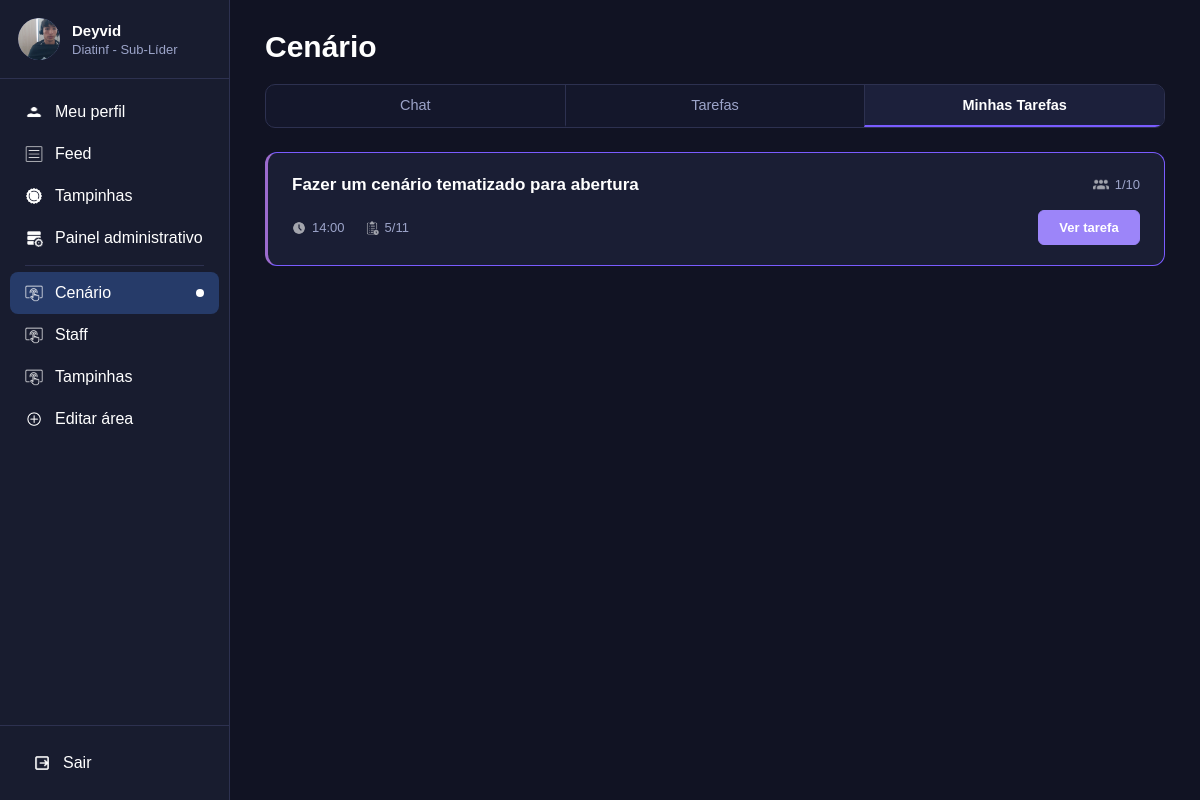
The page /area/Cenário/minhas-tarefas/ (signed in) on the database its author committed.
### usuarios/models.py (models this page shows, shortened)
class Usuario(models.Model):
    nome=models.CharField(max_length=100, blank=True, default="")
    matricula=models.CharField(max_length=20, unique=True)
    senha=models.CharField(max_length=255)
    diretoria=models.CharField(max_length=50)
    areas=models.TextField()
    aprovado=models.BooleanField(default=True)
    sub_lider=models.BooleanField(default=False)
    sublider_de=models.CharField(max_length=50, null=True, blank=True)
    doacao_tampinhas=models.FloatField(default=0)
    foto=models.ImageField(upload_to="perfis/", null=True, blank=True)
    bio=models.TextField(blank=True, default="")
    def nome_exibicao(self):
        if self.nome and self.nome.strip():
            return self.nome.strip()
        return self.matricula
    def eh_administrador(self):
        mat = (self.matricula or "").strip().lower()
        diret = (self.diretoria or "").strip().lower()
        return mat == "admin" or diret in ["líder", "lider", "líder geral", "lider geral"]
    def tem_acesso_painel(self):
        return self.eh_administrador() or self.sub_lider
    def get_areas_list(self):
        if self.areas:
            return [a.strip() for a in self.areas.split(",") if a.strip()]
        return []
    def get_areas_ordenadas(self):
        areas = self.get_areas_list()
        if self.sub_lider and self.sublider_de and self.sublider_de in areas:
            areas = [self.sublider_de] + [a for a in areas if a != self.sublider_de]
        return areas
    def get_areas_sidebar(self):
        if self.eh_administrador():
            return ["Cenário", "Staff", "Dança", "Figurino", "Sonoplastia", "Tampinhas", "Roteiro"]
        return self.get_areas_ordenadas()
    def tem_acesso_area(self, area):
        if self.eh_administrador():
            return True
        if self.sub_lider and self.sublider_de == area:
            return True
        return area in self.get_areas_list()

class Tarefa(models.Model):
    TIPO_CHOICES = [("fixa","Rápida"),("prolongada","Prolongada")]
    titulo=models.CharField(max_length=200)
    tipo=models.CharField(max_length=20, choices=TIPO_CHOICES, default="fixa")
    area=models.CharField(max_length=50, blank=True)
    data=models.DateField(null=True, blank=True)
    horario=models.TimeField(null=True, blank=True)
    data_inicio=models.DateField(null=True, blank=True)
    data_fim=models.DateField(null=True, blank=True)
    descricao=models.TextField(blank=True)
    limite_participantes=models.IntegerField(default=2)
    imagem=models.ImageField(upload_to="tarefas/", null=True, blank=True)
    encerrada=models.BooleanField(default=False)
    concluida=models.BooleanField(default=False)
    criada_por=models.ForeignKey(Usuario, on_delete=models.CASCADE, related_name="tarefas_criadas")
    criada_em=models.DateTimeField(auto_now_add=True)
    def participacoes_validas(self):
        return self.participacoes.exclude(usuario_id=self.criada_por_id)
    def total_participantes(self):
        return self.participacoes_validas().count()

### usuarios/views.py (the view, shortened to what this page needs)
# urls.py: path("minhas-tarefas/", views.minhas_tarefas, name="minhas_tarefas_padrao"),
def minhas_tarefas(request, nome_area=None, id_tarefa=None):
    usuario = usuario_logado(request)
    if usuario is None:
        return redirect("login")
    if not nome_area:
        areas = usuario.get_areas_sidebar()
        if areas:
            return redirect_autenticado(request, "minhas_tarefas", nome_area=areas[0])
        return redirect_autenticado(request, "feed")
    if not usuario.tem_acesso_area(nome_area):
        return redirect_autenticado(request, "feed")
    todas = Tarefa.objects.filter(
        Q(participacoes__usuario=usuario) | Q(criada_por=usuario)
    ).filter(area=nome_area).distinct().order_by("-criada_em")
    ids_concluidos = set(ConclusaoTarefa.objects.filter(
        usuario=usuario
    ).values_list("tarefa_id", flat=True))
    tarefas = []             # em andamento
    tarefas_finalizadas = [] # concluídas por mim ou encerradas
    for t in todas:
        if t.encerrada or (t.id in ids_concluidos and not t.eh_criador(usuario)):
            tarefas_finalizadas.append(t)
        else:
            tarefas.append(t)
    tarefa_selecionada = None
    aba_ativa = request.GET.get("aba", "detalhes")
    observacoes = []
    conclusao = None
    conclusoes_tarefa = None
    ja_concluiu = False
    eh_criador = False
    area_ativa = nome_area
    primeira_area = nome_area
    return render(request, "minhas_tarefas.html", {
        "usuario": usuario,
        "tarefas": tarefas,
        "tarefas_finalizadas": tarefas_finalizadas,
        "tarefa_selecionada": tarefa_selecionada,
        "eh_criador": eh_criador,
        "aba_ativa": aba_ativa,
        "observacoes": observacoes,
        "conclusao": conclusao,
        "conclusoes_tarefa": conclusoes_tarefa,
        "ja_concluiu": ja_concluiu,
        "area_ativa": area_ativa,
        "primeira_area": primeira_area,
    })

### usuarios/templates/minhas_tarefas.html (shortened to what this page needs)
{% load static %}
<!DOCTYPE html>
<html lang="pt-br">
<head>
    <link rel="stylesheet" href="{% static 'css/base.css' %}">
    <link rel="stylesheet" href="{% static 'css/area.css' %}">
    <link rel="stylesheet" href="{% static 'css/minhas_tarefas.css' %}">
</head>
<body>
{% include "_sidebar.html" with area_ativa=area_ativa %}
<main class="conteudo">
    <div class="container-pagina">
        <div class="titulo-pagina">
            <h1>{{ area_ativa }}</h1>
        </div>
        <div class="abas">
            <a href="{% url 'chat_area' area_ativa %}{% if user_token %}?_user_token={{ user_token|urlencode }}{% endif %}" class="aba">Chat</a>
            <a href="{% url 'pagina_area' area_ativa %}{% if user_token %}?_user_token={{ user_token|urlencode }}{% endif %}" class="aba">Tarefas</a>
            {% if not usuario.eh_administrador %}
            <a href="{% url 'minhas_tarefas' area_ativa %}{% if user_token %}?_user_token={{ user_token|urlencode }}{% endif %}" class="aba ativa">Minhas Tarefas</a>
            {% endif %}
        </div>
        {% if not tarefa_selecionada %}
        <div class="lista-tarefas-area">
            {% for tarefa in tarefas %}
            <div class="tarefa-card-area card-participando {% if tarefa.criada_por == usuario %}card-criador{% endif %}">
                <div class="tarefa-topo">
                    <h3 class="tarefa-titulo">{{ tarefa.titulo }}</h3>
                    <div class="tarefa-vagas">
                        <img src="{% static 'imgs/icone-equipe.png' %}" alt="">
                        <span>{{ tarefa.total_participantes }}/{{ tarefa.limite_participantes }}</span>
                    </div>
                </div>
                <div class="tarefa-detalhes">
                    {% if tarefa.tipo == "fixa" %}
                        {% if tarefa.horario %}<span class="detalhe-item"><img src="{% static 'imgs/icone-relogio.png' %}" alt="">{{ tarefa.horario|time:"H:i" }}</span>{% endif %}
                        {% if tarefa.data %}<span class="detalhe-item"><img src="{% static 'imgs/icone-calendario.png' %}" alt="">{{ tarefa.data|date:"j/n" }}</span>{% endif %}
                    {% else %}
                        {% if tarefa.data_inicio %}<span class="detalhe-item"><img src="{% static 'imgs/icone-calendario.png' %}" alt="">{{ tarefa.data_inicio|date:"j/n" }}{% if tarefa.data_fim %} - {{ tarefa.data_fim|date:"j/n" }}{% endif %}</span>{% endif %}
                    {% endif %}
                    <div class="tarefa-acao">
                        <a href="{% url 'minhas_tarefas_detalhe' area_ativa tarefa.id %}{% if user_token %}?_user_token={{ user_token|urlencode }}{% endif %}" class="btn-ver-tarefa">Ver tarefa</a>
                    </div>
                </div>
            </div>
            {% empty %}
            <p class="sem-itens">Você ainda não está participando de nenhuma tarefa.</p>
            {% endfor %}
        </div>
        {% endif %}
    </div>
</main>
</body>
</html>

### usuarios/templates/_sidebar.html (shortened to what this page needs)
{% load static %}
<aside class="sidebar">
    <div>
        <a href="{% url 'meu_perfil' %}{% if user_token %}?_user_token={{ user_token|urlencode }}{% endif %}" class="usuario {% if pagina_ativa == 'perfil' %}usuario-ativo{% endif %}" title="Acessar meu perfil">
            <div class="avatar">
                {% if usuario.foto and usuario.foto.name %}
                    <img src="{{ usuario.foto.url }}" alt="{{ usuario.nome_exibicao }}" class="avatar-foto-img">
                {% else %}
                    {{ usuario.inicial_perfil }}
                {% endif %}
            </div>
            <div class="dados-usuario">
                <h3>{{ usuario.nome_exibicao }}</h3>
                <p>{{ usuario.diretoria }} - {% if usuario.eh_administrador %}Líder{% elif usuario.sub_lider %}Sub-Líder{% else %}Membro{% endif %}</p>
            </div>
        </a>
        <nav class="menu">
            <a href="{% url 'meu_perfil' %}{% if user_token %}?_user_token={{ user_token|urlencode }}{% endif %}" class="{% if pagina_ativa == 'perfil' %}ativo{% endif %}">
                <img src="{% static 'imgs/icone-usuario.png' %}" alt="Perfil">
                <span>Meu perfil</span>
            </a>
            <a href="{% url 'feed' %}{% if user_token %}?_user_token={{ user_token|urlencode }}{% endif %}" class="{% if pagina_ativa == 'feed' %}ativo{% endif %}">
                <img src="{% static 'imgs/icone-feed.png' %}" alt="Feed">
                <span>Feed</span>
            </a>
            <a href="{% url 'tampinhas' %}{% if user_token %}?_user_token={{ user_token|urlencode }}{% endif %}" class="{% if pagina_ativa == 'tampinhas' %}ativo{% endif %}">
                <img src="{% static 'imgs/icone-tampinhas.png' %}" alt="Tampinhas">
                <span>Tampinhas</span>
            </a>
            {% if usuario.tem_acesso_painel %}
                <a href="{% url 'painel_administrativo' %}{% if user_token %}?_user_token={{ user_token|urlencode }}{% endif %}" class="{% if pagina_ativa == 'painel' %}ativo{% endif %}">
                    <img src="{% static 'imgs/icone-painel.png' %}" alt="Painel">
                    <span class="texto-painel">Painel administrativo</span>
                </a>
            {% endif %}
            <div class="menu-separador"></div>
            {% for area in usuario.get_areas_sidebar %}
                <a href="{% url 'chat_area' area %}{% if user_token %}?_user_token={{ user_token|urlencode }}{% endif %}" class="{% if area_ativa == area %}ativo{% endif %}">
                    <img src="{% static 'imgs/icone-area.png' %}" alt=""><span>{{ area }}</span>
                    {% if usuario.sub_lider and area == usuario.sublider_de %}<span class="ponto-sublider"></span>{% endif %}
                </a>
            {% endfor %}
            <a href="{% url 'nova_area' %}{% if user_token %}?_user_token={{ user_token|urlencode }}{% endif %}" class="{% if pagina_ativa == 'nova_area' %}ativo{% endif %}">
                <img src="{% static 'imgs/icone-editar-area.png' %}" alt="Editar área">
                <span>Editar área</span>
            </a>
        </nav>
    </div>
    <div class="rodape-sidebar">
        <a href="{% url 'sair' %}" id="link-sair-sidebar" onclick="return confirm('Deseja realmente sair da sua conta?');">
            <img src="{% static 'imgs/icone-sair.png' %}" alt="Sair">
            <span>Sair</span>
        </a>
    </div>
</aside>

### rows shown on the page
Usuario: foto (picture), nome_exibicao "Deyvid", diretoria "Diatinf", sub_lider True (drawn), get_areas_sidebar "Cenário"
Tarefa: titulo "Fazer um cenário tematizado para abertura", total_participantes "1", limite_participantes "10", horario "14:00", data "5/11"

### other values the page prints
{{ area }} "Staff" "Tampinhas"
{{ area_ativa }} "Cenário"
